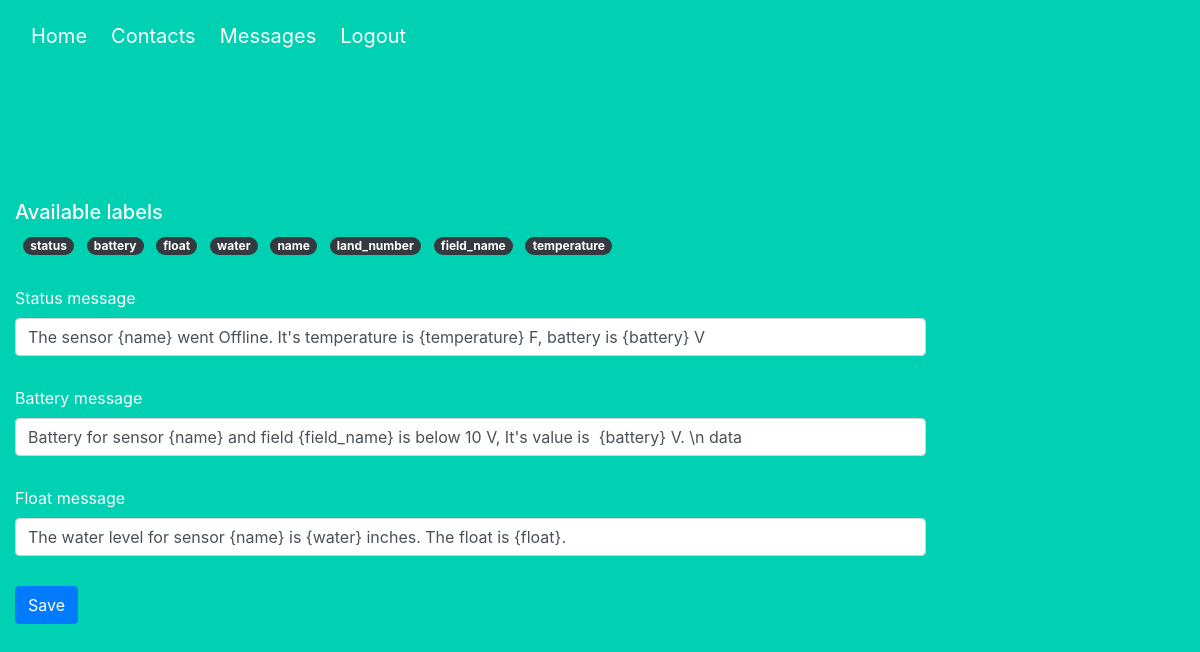
Screenshot of /messages (signed in) with the database file from the repository.
### models.py (models this page shows)
class Message(db.Model):
    __tablename__ = 'message'
    id = db.Column(db.Integer, primary_key=True)
    name = db.Column(db.String(100), unique=True)
    message = db.Column(db.String(1000))
    def as_dict(self):
        return {c.name: getattr(self, c.name) for c in self.__table__.columns}

### main.py (the view, shortened to what this page needs)
@main.route('/messages', methods=["GET", "POST"])
@login_required
def messages():
    msgs = [msg.as_dict() for msg in Message.query.all()]
    exclude_fields = ['name', 'land_number', 'field_name', 'water', 'temperature']
    filtered_msgs = filter(lambda label: label['name'] not in exclude_fields, msgs)
    if request.method == 'GET':
        return render_template('messages.html', labels=filtered_msgs, lbs=msgs)

### __init__.py (called while the page is built)
@login_manager.user_loader
def load_user(user_id):
    return User.query.get(int(user_id))

### templates/messages.html (shortened to what this page needs)
{% extends "base.html" %}
{% block content %}
    <h5>Available labels</h5>
    {% for lb in lbs %}
        <span class="badge badge-pill badge-dark ml-2">{{ lb.name }}</span>
    {% endfor %}
    <form method="post">
        {% for label in labels %}
            <div class="form-group">
                <label>{{ label.name[0] | upper }}{{ label.name[1:] }} message</label>
                <input class="form-control" name="{{ label.name }}" value="{{ label.message }}">
            </div>
        {% endfor %}
        <button type="submit" class="btn btn-primary">Save</button>
    </form>
{% endblock %}

### templates/base.html (shortened to what this page needs)
<!DOCTYPE html>
<html>
<head>
    <link rel="stylesheet" href="../static/css/bulma.min.css"/>
    <link rel="stylesheet" href="../static/bootstrap4/css/bootstrap.min.css"/>
    <link rel="stylesheet" href="../static/css/main.css"/>
</head>
<body>
<section class="hero is-primary is-fullheight" style="min-width: 100%; float: left">
    <div class="hero-head">
        <nav class="navbar">
            <div class="container">
                <div id="navbarMenuHeroA" class="navbar-menu navbar-brand">
                    <div class="navbar-start">
                        <a href="{{ url_for('main.index') }}" class="navbar-item">
                            Home
                        </a>
                        {% if current_user.is_authenticated %}
                            <a href="{{ url_for('contact.contacts') }}" class="navbar-item">
                                Contacts
                            </a>
                        {% endif %}
                        {% if current_user.is_authenticated %}
                            <a href="{{ url_for('main.messages') }}" class="navbar-item">
                                Messages
                            </a>
                        {% endif %}
                        {% if current_user.is_authenticated %}
                            <a href="{{ url_for('auth.logout') }}" class="navbar-item">
                                Logout
                            </a>
                        {% endif %}
                    </div>
                </div>
            </div>
        </nav>
    </div>
    <div class="hero-body">
        <div class="container">
            {% block content %}
            {% endblock %}
        </div>
    </div>
</section>
</body>
</html>

### static/css/main.css (style rules this page uses)
body { overflow: scroll !important; }
.hero-body .container { max-width: 80%; }
@media only screen
and (min-device-width: 768px)
and (max-device-width: 1024px) { .container { margin-left: 0; } }
@media only screen
and (min-device-width: 768px)
and (max-device-width: 1024px) { .hero-body { padding-left: 0 !important; padding-top: 0; } }
.form-group { margin: 30px 0; }

### rows the page displays
Message: name "status", name "S", name "tatus", status "The sensor {name} went Offline. It's temperature is {temperature} F, battery is {battery} V"
Message: name "battery", name "B", name "attery", battery "Battery for sensor {name} and field {field_name} is below 10 V, It's value is {battery} V. \\n data"
Message: name "float", name "F", name "loat", float "The water level for sensor {name} is {water} inches. The float is {float}."
Message: name "water"
Message: name "name"
Message: name "land_number"
Message: name "field_name"
Message: name "temperature"
